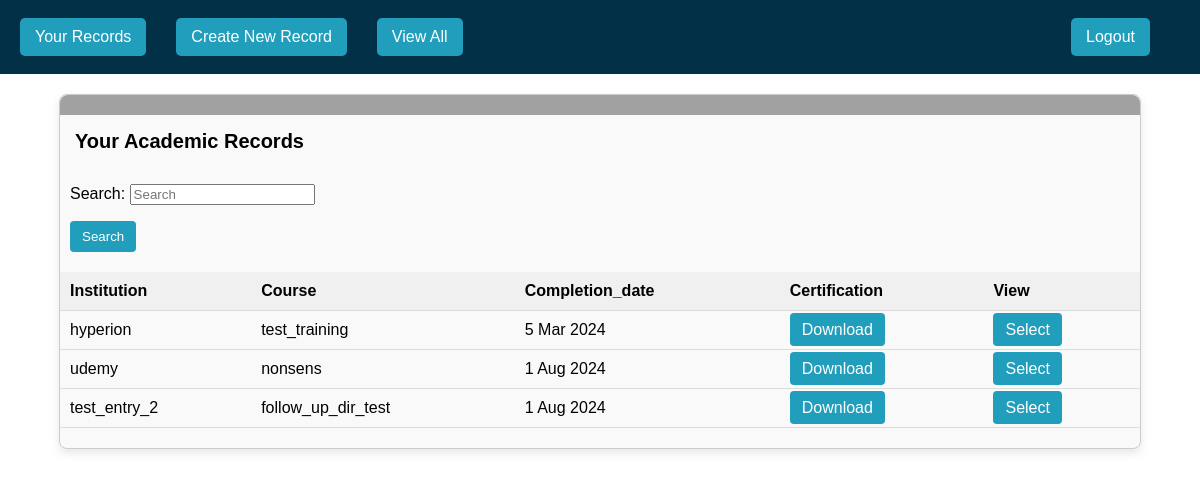
Page / (signed in) on the earlier database version.
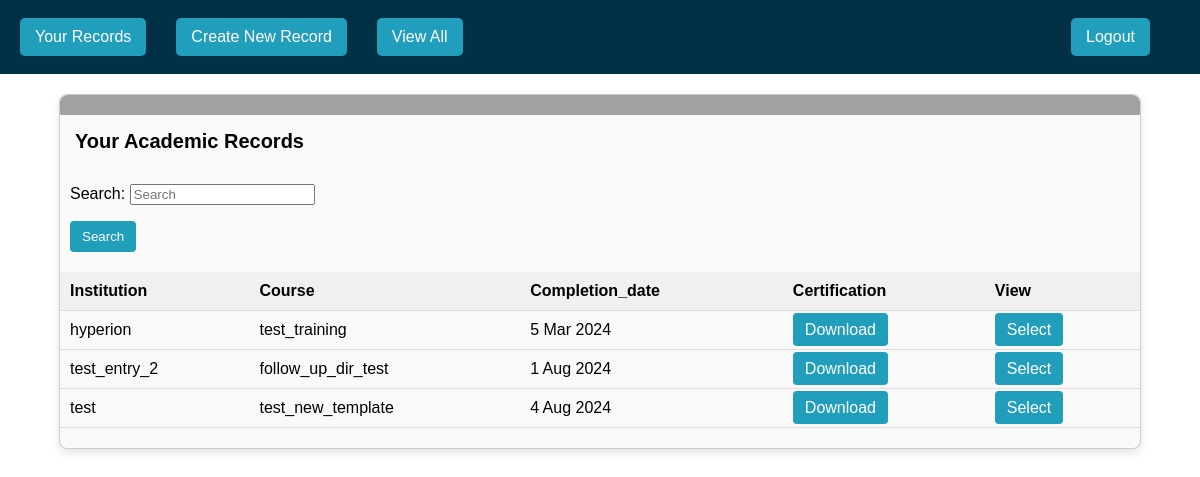
Same page on the later database version.
### records/models.py (models this page shows, shortened)
class Record(models.Model):
    institution = models.CharField(max_length=100)
    course = models.CharField(max_length=100)
    completion_date = models.DateField()
    certification = models.FileField(upload_to="")
    user = models.ForeignKey(User, on_delete=models.CASCADE)

### records/views.py (the view)
# urls.py: path("", views.ViewYourRecords.as_view(), name="index"),
class ViewYourRecords(LoginRequiredMixin, ListView):
    template_name = "records/view_records.html"
    model = Record
    form_class = SearchRecordForm
    context_object_name = "records"
    def get_queryset(self):
        user_id = self.request.user.id
        queryset = super().get_queryset().filter(user_id=user_id)
        form = self.form_class(self.request.GET)
        if form.is_valid():
            query = form.cleaned_data.get("query")
            if query:
                queryset = queryset.filter(
                    Q(institution__icontains=query) |
                    Q(course__icontains=query)
                )
        return queryset
    def get_context_data(self, **kwargs):
        context = super().get_context_data(**kwargs)
        context["admin_view"] = False
        context["fields"] = [
            field.name for field in (Record._meta.get_fields())[1:-1]
        ]
        context["form"] = self.form_class(self.request.GET)
        return context

### records/forms.py
class SearchRecordForm(forms.ModelForm):
    query = forms.CharField(
        required=False,
        label="Search",
        widget=forms.TextInput(attrs={"placeholder": "Search"})
    )
    class Meta:
        model = Record
        fields = []

### records/templates/records/view_records.html (shortened to what this page needs)
{% extends "records/view_records_base.html" %}
{% block table_heading %}
    {% include "records/includes/validate_heading.html" %}
{% endblock %}

### records/templates/records/includes/tabled_records.html (shortened to what this page needs)
<table>
    {% include "records/includes/table_headers.html" %}
    <tbody>
        {% for record in records %}
            <tr>
                <td>{{ record.institution }}</td>
                <td>{{ record.course }}</td>
                <td>{{ record.completion_date }}</td>
                <td><a href="{{ record.certificate.url }}" download class="submit-btn">Download</a></td>
                <td><a href="{% url 'records:record' record.id %}">Select</a></td>
            </tr>
            {% empty %}
            {% include "records/includes/no_results.html" %}
        {% endfor %}
    </tbody>
</table>

Differences in the rows shown:
removed Record: institution "udemy", course "nonsens", completion_date "1 Aug 2024"
added Record: institution "test", course "test_new_template", completion_date "4 Aug 2024"
